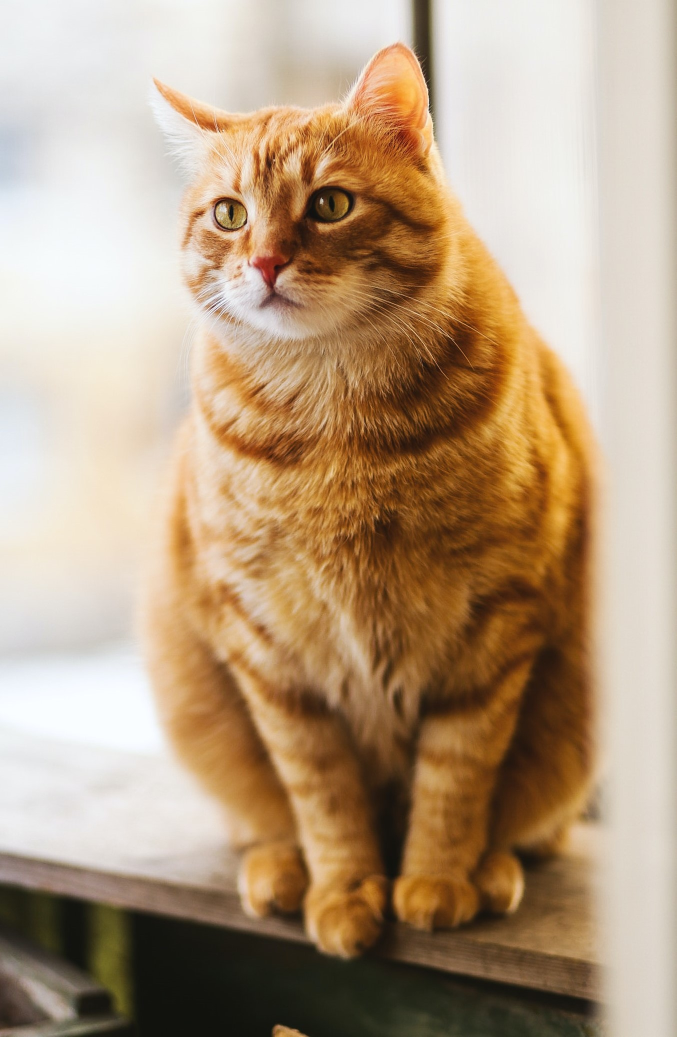
#> input picture Picture/cat-1.jpg, 1353 x 2074 px, found by its file name (shown at 1/2 size)
$ jupyter execute --allow-errors second_parallel.ipynb   (shell and % lines are left out)
#> lines starting #> are read from the running program, lines starting #| are printed output that depends on the picture
[cell 1]
from numba import cuda,float64

import numpy as np

import matplotlib.image as mpimg
import matplotlib.pyplot as plt

from PIL import Image
import cv2
import math
import operator
print(cuda.gpus)

[cell 2]
cell_size = (8, 8)
img = Image.open('./Picture/cat-1.jpg')
#> img is the input picture: PIL image 1353x2074 RGB; mean R, G, B 180.7, 156, 128.9
width = img.size[0] // cell_size[0] * cell_size[0]
#> width = 1352
height  =  img.size[1] // cell_size[1] * cell_size[1]
#> height = 2072

img = img.resize((width, height), Image.LANCZOS)
#> img: PIL image 1352x2072 RGB
pixel = np.array(img)
plt.imshow(pixel)
plt.show()

[cell 3]
# [0] là theo trục y, [1] là theo trục x

block_hog_size = (2, 2)
hist_size = 9

n_cell = (height//cell_size[0], width//cell_size[1])
#> n_cell = (259, 169)
n_block = (n_cell[0] - block_hog_size[0] + 1, n_cell[1] - block_hog_size[1] + 1)
#> n_block = (258, 168)
sbin = 40

block_size = (32, 32)
grid_size = (math.ceil(height/block_hog_size[0]), math.ceil(width/block_hog_size[1]))
#> grid_size = (1036, 676)

[cell 4]
sobel_x = np.array([-1,0,1])
sobel_y = np.array([[-1],
                    [0],
                    [1]])

[cell 5]
def gray_host(input, channel):
    if channel==1:
        return
    return 0.299*input[:,:,0]+0.587*input[:,:,1]+0.114*input[:,:,2]

[cell 6]
@cuda.jit
def gray_kernel(input, width, height, channel, gray):
    row, col = cuda.grid(2)
    if row >= height or col >= width or channel != 3:
        return
    rgb = input[row][col]
    gray[row][col] = 0.299*rgb[0] + 0.587*rgb[1] + 0.114*rgb[2]

[cell 7]
# Memory Allocation
gray_dev   = np.empty([height, width],dtype = np.float64)
#> (the rest of this cell did not finish here and is left out)

[cell 8]
pixel.shape
#> Out = (2072, 1352, 3)

[cell 9]
new_grid = (math.ceil(height/block_size[0]), math.ceil(width/block_size[1]))
#> new_grid = (65, 43)
#> (the rest of this cell did not finish here and is left out)

[cell 10]
gray = gray_host(pixel, pixel.shape[2])
#> in gray_host, `return 0.299*input[:,:,0]+0.587*input[:,:,1]+0.114*input[:,:,2]`:
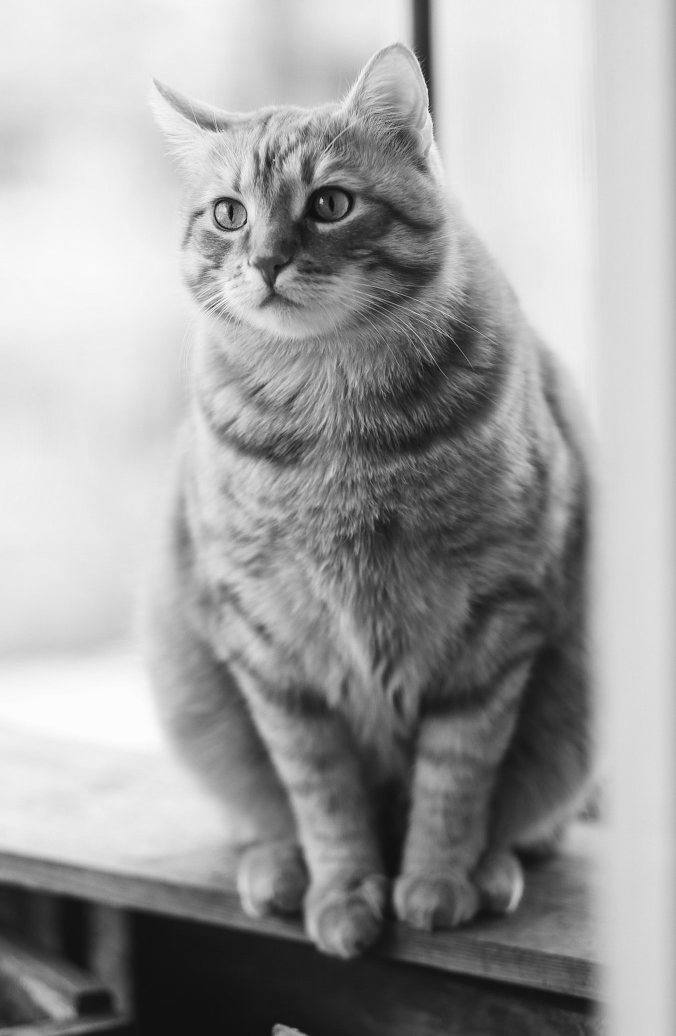
#> returned value: shape (2072, 1352) float64 (shown at 1/2 size); min 11.46, max 255, mean 160.3
np.mean(np.abs(gray - gray_dev))
#> Out = 160.3

[cell 11]
def calc_gradient(input, width, height):
#> called with width = 1352, height = 2072
  output_x = np.zeros((height,width))
  output_y = np.zeros((height,width))

  for r in range(height):
    for c in range(width):
      for i in range(-1,2):
        pixel_r = r + i
        pixel_r = min(max(0, pixel_r), height - 1)
        output_y[r,c] += input[pixel_r,c] * i

        pixel_c = c + i
        pixel_c = min(max(0, pixel_c), width - 1)
        output_x[r,c] += input[r,pixel_c] * i
#> output_x: shape (2072, 1352) float64; every value is 0

  return output_x, output_y
